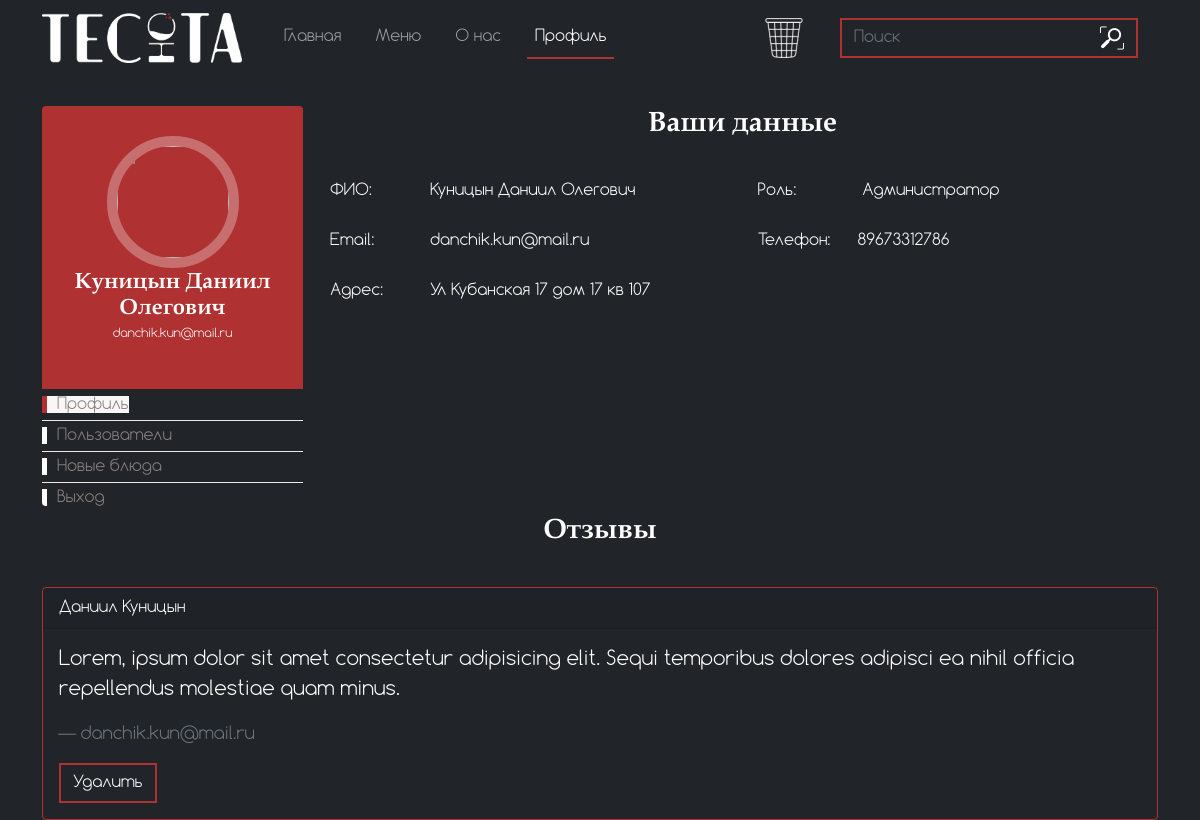
The page /output/admin (signed in) on the database its author committed.
### tables this page shows
CREATE TABLE `feedback` (
  `id` int NOT NULL,
  `name` varchar(50) DEFAULT NULL,
  `surname` varchar(50) DEFAULT NULL,
  `email` varchar(200) DEFAULT NULL,
  `comment` varchar(200) DEFAULT NULL
);

### output/admin.php (the view, shortened to what this page needs)
<!DOCTYPE html>
<html lang="ru">
<head>
    <link href="https://cdn.jsdelivr.net/npm/bootstrap@5.0.2/dist/css/bootstrap.min.css" rel="stylesheet">
    <link rel="stylesheet" href="../css/style.css">
    <link rel="stylesheet" href="../css/profile.css">
</head>
<body class="bg-dark">
<header>
        <nav class="navbar navbar-expand-lg navbar-dark" id="navheader">
            <div class="container">
              <a class="navbar-brand" href="./index">
                  <img src="../images/logo.png" class="img-fluid" style="width: 200px;" alt="">
                </a>
              <div class="collapse navbar-collapse" id="navbarSupportedContent">
                <ul class="navbar-nav me-auto mb-2 mb-lg-0">
                  <li class="nav-item">
                    <a class="nav-link" aria-current="page" href="./index">Главная</a>
                  </li>
                  <li class="nav-item">
                    <a class="nav-link" href="./menu">Меню</a>
                  </li>
                  <li class="nav-item">
                    <a class="nav-link" href="./about_us">О нас</a>
                  </li>
                  <li class="nav-item">
                    <a class="nav-link active" href="#">Профиль</a>
                  </li>
                </ul>
                <button type="button" class="btn btn_backet" data-bs-toggle="modal" style="border: none; background-color: transparent;" data-bs-target="#modalCART">
                    <img src="../images/basket.png" alt="" class="backet">
                </button>
                <form class="d-flex" action="../output/search_res" method="GET">
                    <input class="form-control me-2 search" style="width: 250px; border-right: none;" type="search" name="search" placeholder="Поиск" aria-label="Поиск">
                    <button class="btn" style="margin-right: 20px; margin-left: -10px; border-left: none;" type="submit"><img src="../images/search.png" alt=""></button>
                </form>
              </div>
            </div>
          </nav>
    </header>
<div class="container bootstrap snippets bootdey">
<div class="row">
  <div class="profile-nav col-md-3">
      <div class="panel">
          <div class="user-heading round">
              <a href="#" class="adaptive_fix">
                  <img src="<?
                                if($_SESSION['admin']['avatar'] === 'avatars/'){
                                    echo '../images/noavatar.png';
                                }
                                else{
                                    echo "/{$_SESSION['admin']['avatar']}";
                                }
                            ?>" alt="">
              </a>
              <h1><?=$_SESSION['admin']['full_name']?></h1>
              <p><?=$_SESSION['admin']['email']?></p>
          </div>
          <ul class="nav nav-pills nav-stacked ">
              <li id="profile" class="active"><a href="#" onclick="profile_admin()"> <i class="fa fa-user"></i> Профиль</a></li>
              <li id="ed_prof"><a href="#"  onclick="users()"> <i class="fa fa-edit"></i> Пользователи</a></li>
              <li id="menu_add"><a href="#"  onclick="menu_add()"> <i class="fa fa-edit"></i> Новые блюда</a></li>
              <li><a href="../functions/logout_admin.php"> <i class="fa fa-logout"></i> Выход</a></li>
          </ul>
      </div>
  </div>
  <div  class="profile-info col-md-9">
          <div id="biograph" class="panel-body bio-graph-info">
              <h3>Ваши данные</h3>
              <div class="row">
                  <div class="bio-row">
                      <p><span>ФИО:</span><?=$_SESSION['admin']['full_name']?></p>
                  </div>
                  <div class="bio-row">
                      <p><span>Роль:</span> <?php
                          if ($_SESSION['admin']['role'] == 0){
                                echo 'Пользователь';
                            }
                            else{
                                echo 'Администратор';
                            }
                      ?></p>
                  </div>
                  <div class="bio-row">
                      <p><span>Email:</span><?=$_SESSION['admin']['email']?></p>
                  </div>
                  <div class="bio-row">
                      <p><span>Телефон:</span><?php
                          if ($_SESSION['admin']['number'] == NULL){
                            echo 'Не указан';
                            }
                            else{
                                echo $_SESSION['admin']['number'];
                            }
                      ?></p>
                  </div>
                  <div class="bio-row">
                      <p><span>Адрес:</span><?php
                          if ($_SESSION['admin']['adress'] == NULL){
                            echo 'Не указан';
                            }
                            else{
                                echo $_SESSION['admin']['adress'];
                            }
                      ?></p>
                  </div>
              </div>
          </div>
      </div>
      <div id="order" class="container">
          <h3>Отзывы</h3>
        <?
            require '../functions/connect.php';
            $sql = $connect->query("SELECT * FROM `feedback`");
            while($row = $sql->fetch(PDO::FETCH_ASSOC)){
                ?>
                <div class="card bg-dark" style="color: white;">
                    <div class="card-header">
                        <?=$row['name']?> <?=$row['surname']?>
                    </div>
                    <div class="card-body">
                        <blockquote class="blockquote mb-0">
                        <p><?=$row['comment']?></p>
                        <footer class="blockquote-footer"><?=$row['email']?></footer>
                        <a href="../functions/delete_order.php?id=<?=$row['id']?>" class="btn">Удалить</a>
                        </blockquote>
                    </div>
                    </div>
                </div>
                <?
            }
        ?>
</body>
</html>

### css/style.css (style rules this page uses)
* { list-style-type: none; margin: 0; padding: 0; font-family: 'Comfortaa'; }
.nav-link { margin-left: 1.5vw; }
.search { background-color: transparent; border: #AF3131 2px solid; border-radius: 0; }
.btn { background-color: transparent; border: #AF3131 2px solid; border-radius: 0; color: white; }
.form-control { background-color: transparent; color: white; border: #AF3131 2px solid; }
.active { border-bottom: #AF3131 2px solid; }
h1 { color: white; font-family: 'Book Antiqua Bold'; }
p { color: white; }
form { color: white; }
.card { border: 1px #AF3131 solid; }
.backet { margin-right: 2vw; }
.card { position: relative; z-index: 2; }

### css/profile.css (style rules this page uses)
* { list-style-type: none; padding: 0; margin: 0; }
.profile-nav, .profile-info { margin-top:30px; }
.profile-nav .user-heading { background: #AF3131; color: #fff; border-radius: 4px 4px 0 0; -webkit-border-radius: 4px 4px 0 0; padding: 30px; text-align: center; }
.profile-nav .user-heading.round a { border-radius: 50%; -webkit-border-radius: 50%; border: 10px solid rgba(255,255,255,0.3); display: inline-block; }
.profile-nav .user-heading a img { width: 112px; height: 112px; border-radius: 50%; -webkit-border-radius: 50%; }
.profile-nav .user-heading h1 { font-size: 22px; font-weight: 300; margin-bottom: 5px; }
.profile-nav .user-heading p { font-size: 12px; }
.profile-nav ul { margin-top: 1px; }
.profile-nav ul > li { border-bottom: 1px solid #ebeae6; margin-top: 0; line-height: 30px; }
.profile-nav ul > li:last-child { border-bottom: none; }
.profile-nav ul > li > a { border-radius: 0; -webkit-border-radius: 0; color: #89817f; border-left: 5px solid #fff; }
.profile-nav ul > li > a:hover, .profile-nav ul > li > a:focus, .profile-nav ul li.active a { background: #f8f7f5 !important; border-left: 5px solid #AF3131; color: #89817f !important; }
.profile-nav ul > li:last-child > a:last-child { border-radius: 0 0 4px 4px; -webkit-border-radius: 0 0 4px 4px; }
.profile-nav ul > li > a > i { font-size: 16px; padding-right: 10px; color: #bcb3aa; }
.nav-pills { display: flex; flex-direction: column; }
.nav-pills a { text-decoration: none; }
.bio-graph-info { color: #89817e; }
.bio-row { width: 50%; float: left; margin-bottom: 10px; padding:0 15px; }
.bio-row p span { width: 100px; display: inline-block; }
h3 { color: white; font-size: 28px; margin-bottom: 5vh; text-align: center; font-family: 'Book Antiqua Bold'; }
.blockquote-footer { margin-top: 1vw; }

### rows shown on the page
feedback: name "Даниил", surname "Куницын", comment "Lorem, ipsum dolor sit amet consectetur adipisicing elit. Sequi temporibus dolores adipisci ea nihil officia repellendus molestiae quam minus.", email "danchik.kun@mail.ru"

### other values the page prints
$_SESSION['admin']['full_name'] "Куницын Даниил Олегович"
$_SESSION['admin']['email'] "danchik.kun@mail.ru"
$_SESSION['admin']['number'] "89673312786"
$_SESSION['admin']['adress'] "Ул Кубанская 17 дом 17 кв 107"
